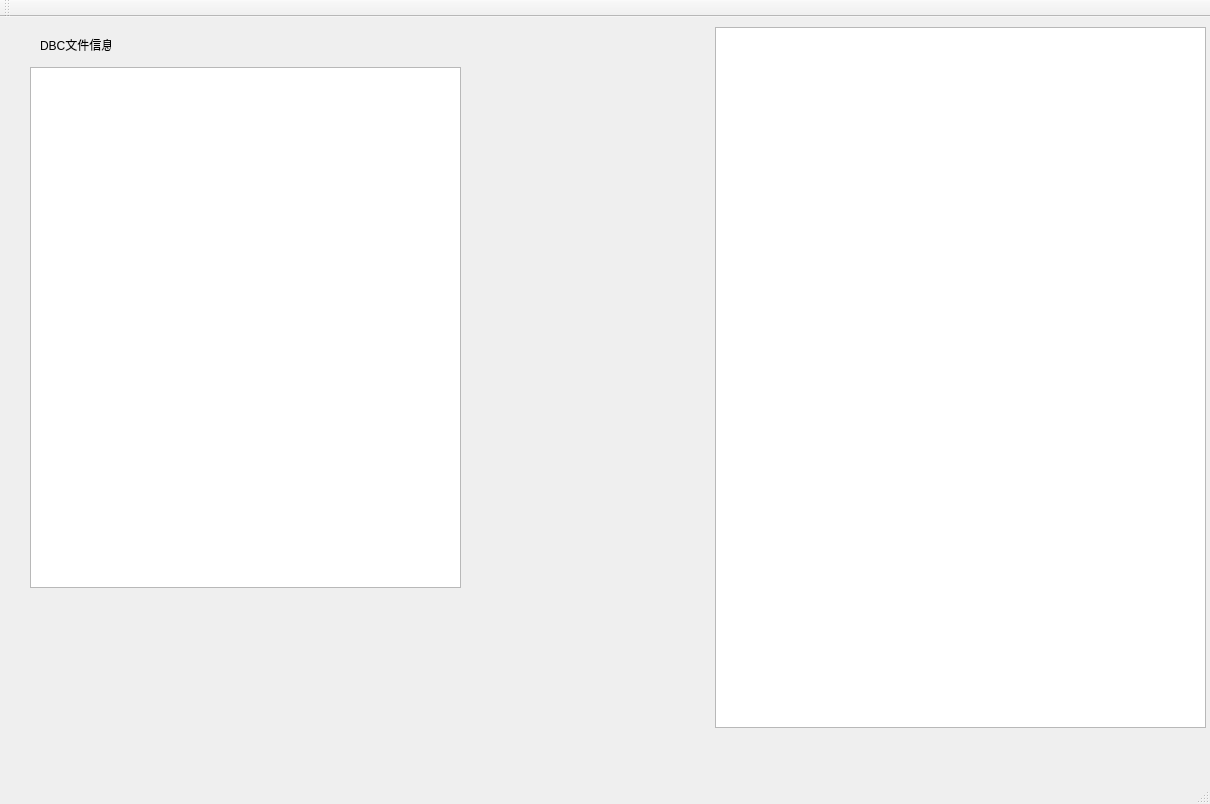
<?xml version="1.0" encoding="UTF-8"?>
<ui version="4.0">
 <class>Radar_moduleClass</class>
 <widget class="QMainWindow" name="Radar_moduleClass">
  <property name="geometry">
   <rect>
    <x>0</x>
    <y>0</y>
    <width>1210</width>
    <height>804</height>
   </rect>
  </property>
  <property name="windowTitle">
   <string>Radar_module</string>
  </property>
  <widget class="QWidget" name="centralWidget">
   <widget class="QTableView" name="table_view_dataDisplay">
    <property name="geometry">
     <rect>
      <x>715</x>
      <y>10</y>
      <width>491</width>
      <height>701</height>
     </rect>
    </property>
   </widget>
   <widget class="QTreeView" name="tree_view_DBCinfo">
    <property name="geometry">
     <rect>
      <x>30</x>
      <y>50</y>
      <width>431</width>
      <height>521</height>
     </rect>
    </property>
   </widget>
   <widget class="QLabel" name="label">
    <property name="geometry">
     <rect>
      <x>40</x>
      <y>20</y>
      <width>71</width>
      <height>16</height>
     </rect>
    </property>
    <property name="text">
     <string>DBC文件信息</string>
    </property>
   </widget>
  </widget>
  <widget class="QMenuBar" name="menuBar">
   <property name="geometry">
    <rect>
     <x>0</x>
     <y>0</y>
     <width>1210</width>
     <height>23</height>
    </rect>
   </property>
  </widget>
  <widget class="QToolBar" name="mainToolBar">
   <attribute name="toolBarArea">
    <enum>TopToolBarArea</enum>
   </attribute>
   <attribute name="toolBarBreak">
    <bool>false</bool>
   </attribute>
  </widget>
  <widget class="QStatusBar" name="statusBar"/>
 </widget>
 <layoutdefault spacing="6" margin="11"/>
 <resources>
  <include location="radar_module.qrc"/>
 </resources>
 <connections/>
</ui>
